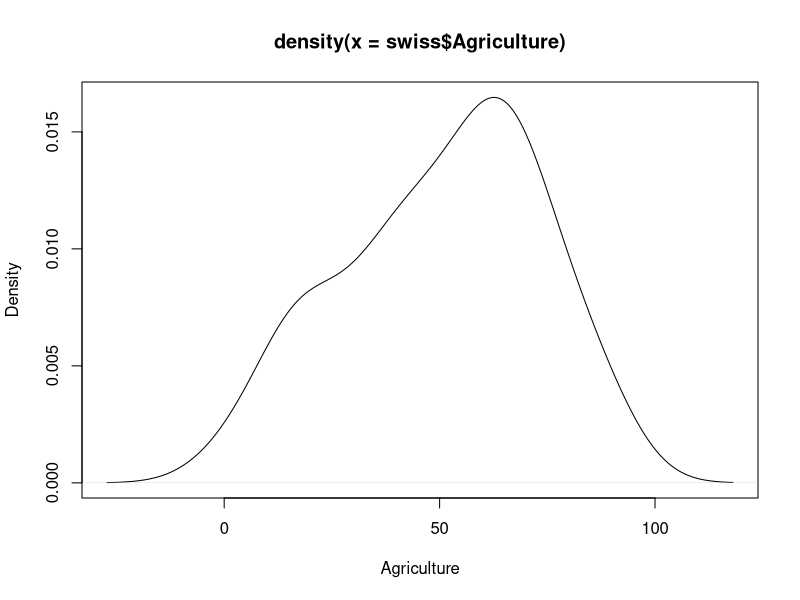
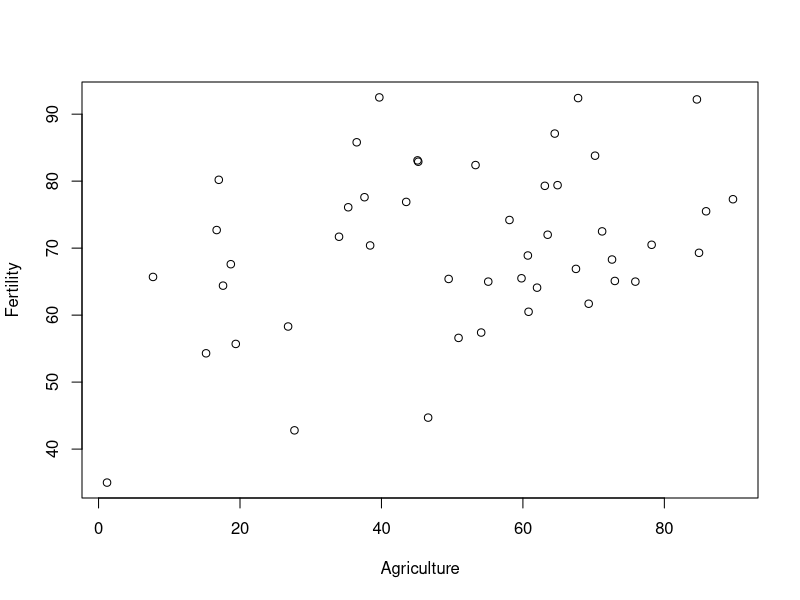

Write the R code that produced these figures, in order.
## ---- chunk 1
params <- list(html=knitr::is_html_output())
knitr::opts_chunk$set(echo = params$html)
## ---- chunk 2
knitr::kable(round(cor(swiss),4), caption="The correlation matrix of the `swiss` data", booktabs=TRUE, linesep="")
## ---- chunk 3
plot(density(swiss$Agriculture), xlab="Agriculture")
## ---- chunk 4
plot(Fertility~Agriculture, swiss)
## ---- chunk 5
print(swiss)
